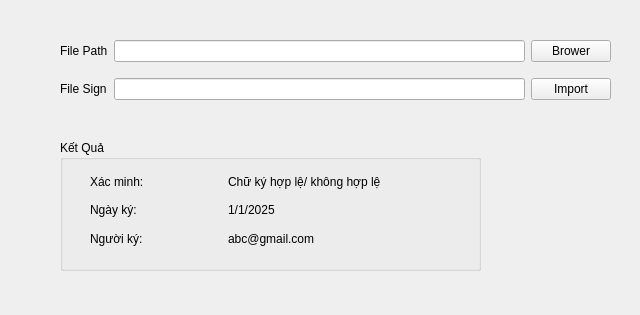
<?xml version="1.0" encoding="UTF-8"?>
<ui version="4.0">
 <class>Form</class>
 <widget class="QWidget" name="Form">
  <property name="geometry">
   <rect>
    <x>0</x>
    <y>0</y>
    <width>640</width>
    <height>315</height>
   </rect>
  </property>
  <property name="windowTitle">
   <string>Xác Minh Chữ Ký</string>
  </property>
  <widget class="QWidget" name="gridLayoutWidget">
   <property name="geometry">
    <rect>
     <x>60</x>
     <y>30</y>
     <width>551</width>
     <height>80</height>
    </rect>
   </property>
   <layout class="QGridLayout" name="gridLayout">
    <item row="1" column="1">
     <widget class="QLineEdit" name="lineEdit_2">
      <property name="readOnly">
       <bool>true</bool>
      </property>
     </widget>
    </item>
    <item row="0" column="1">
     <widget class="QLineEdit" name="lineEdit_3">
      <property name="readOnly">
       <bool>true</bool>
      </property>
     </widget>
    </item>
    <item row="0" column="2">
     <widget class="QPushButton" name="pushButton_2">
      <property name="text">
       <string>Brower</string>
      </property>
     </widget>
    </item>
    <item row="0" column="0">
     <widget class="QLabel" name="label_2">
      <property name="text">
       <string>File Path</string>
      </property>
     </widget>
    </item>
    <item row="1" column="0">
     <widget class="QLabel" name="label_3">
      <property name="text">
       <string>File Sign</string>
      </property>
     </widget>
    </item>
    <item row="1" column="2">
     <widget class="QPushButton" name="pushButton_3">
      <property name="text">
       <string>Import</string>
      </property>
     </widget>
    </item>
   </layout>
  </widget>
  <widget class="QGroupBox" name="groupBox">
   <property name="geometry">
    <rect>
     <x>60</x>
     <y>140</y>
     <width>421</width>
     <height>131</height>
    </rect>
   </property>
   <property name="title">
    <string>Kết Quả</string>
   </property>
   <widget class="QWidget" name="gridLayoutWidget_2">
    <property name="geometry">
     <rect>
      <x>30</x>
      <y>30</y>
      <width>291</width>
      <height>80</height>
     </rect>
    </property>
    <layout class="QGridLayout" name="gridLayout_3">
     <item row="1" column="0">
      <widget class="QLabel" name="label_6">
       <property name="text">
        <string>Ngày ký:</string>
       </property>
      </widget>
     </item>
     <item row="0" column="0">
      <widget class="QLabel" name="label_7">
       <property name="text">
        <string>Xác minh:</string>
       </property>
      </widget>
     </item>
     <item row="2" column="0">
      <widget class="QLabel" name="label_8">
       <property name="text">
        <string>Người ký:</string>
       </property>
      </widget>
     </item>
     <item row="1" column="1">
      <widget class="QLabel" name="label_9">
       <property name="text">
        <string>1/1/2025</string>
       </property>
      </widget>
     </item>
     <item row="0" column="1">
      <widget class="QLabel" name="label_10">
       <property name="text">
        <string>Chữ ký hợp lệ/ không hợp lệ</string>
       </property>
      </widget>
     </item>
     <item row="2" column="1">
      <widget class="QLabel" name="label_11">
       <property name="text">
        <string>abc@gmail.com</string>
       </property>
      </widget>
     </item>
    </layout>
   </widget>
  </widget>
 </widget>
 <resources/>
 <connections/>
</ui>
